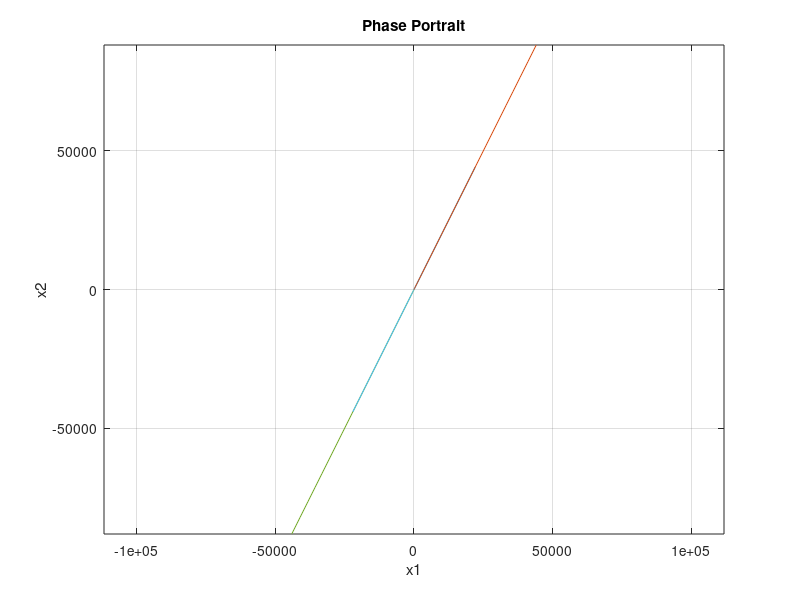

Write MATLAB code to recreate this figure.
% ME 564 HW6 Q6

% Define the system dynamics
A = [-3, 2; 0, 1];

% Create a grid for plotting the vector field
[x1, x2] = meshgrid(-5:0.5:5, -5:0.5:5);

% Calculate the vector field
u = A(1, 1) * x1 + A(1, 2) * x2;
v = A(2, 1) * x1 + A(2, 2) * x2;

% Normalize the vectors (for better visualization)
norms = sqrt(u.^2 + v.^2);
u = u ./ norms;
v = v ./ norms;

% Plot the vector field
figure;
quiver(x1, x2, u, v, 0.5);
axis equal;
grid on;
xlabel('x1');
ylabel('x2');
title('Phase Portrait');

% Plot some example trajectories
hold on;
for x0 = [-4:2:4; -4:2:4]
    [t, x] = ode45(@(t, x) A * x, [0, 10], x0);
    plot(x(:, 1), x(:, 2));
end
hold off;